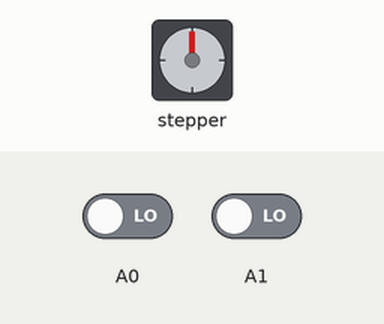
Bench run of a sketch on a simulated Arduino Uno, built with avr-gcc and run on an emulated ATmega328P. On the bench: stepper motor. The inputs (shaded band) are chosen by the test bench; at power-on: A0 LOW, A1 LOW. Stepper angles assume 2048 steps per turn.

Above: at 1.2 s.
1.3 s: A0 driven HIGH
At 1.45 s:
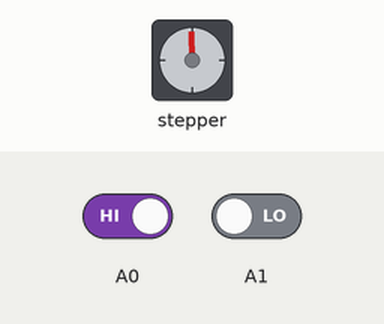
At 2.05 s:
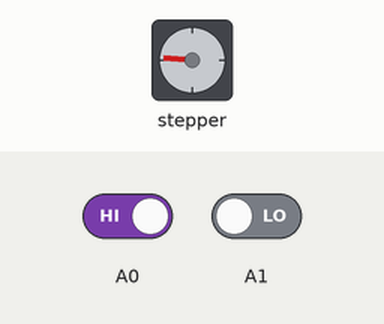
Timing chart, 0 to 16.3 s (numbered marks = the images above; inputs shaded):
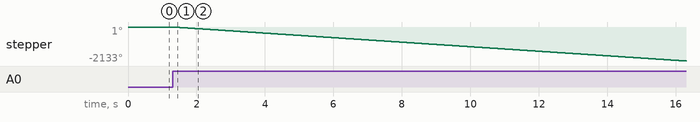

The sketch:

steppertest.ino
```cpp
/*Example sketch to control a 28BYJ-48 stepper motor with ULN2003 driver board, and Arduino UNO. More info: https://www.makerguides.com */
// Include the Arduino Stepper Library:
#include <Stepper.h>

// Number of steps per rotation:
const int stepsPerRevolution = 2048;
//Wiring:
// Pin 8 to IN1 on the ULN2003 driver
// Pin 9 to IN2 on the ULN2003 driver
// Pin 10 to IN3 on the ULN2003 driver
// Pin 11 to IN4 on the ULN2003 driver
// Create stepper object called 'myStepper', note the pin order:
Stepper stepper1 = Stepper(stepsPerRevolution, 8, 10, 9, 11);//8 10 9 11


void setup()
{
  stepper1.setSpeed(27);


  pinMode(5, INPUT);
  pinMode(6, INPUT);


}
void loop() {


  if(digitalRead(A0)) {
  stepper1.step(-1);
  }
  else if(digitalRead(A1)) {
  stepper1.step(1);
  }


}
```

Measured:
- after the input at 1.3 s, stepper: keeps turning counter-clockwise at about 142°/s, starting at once
